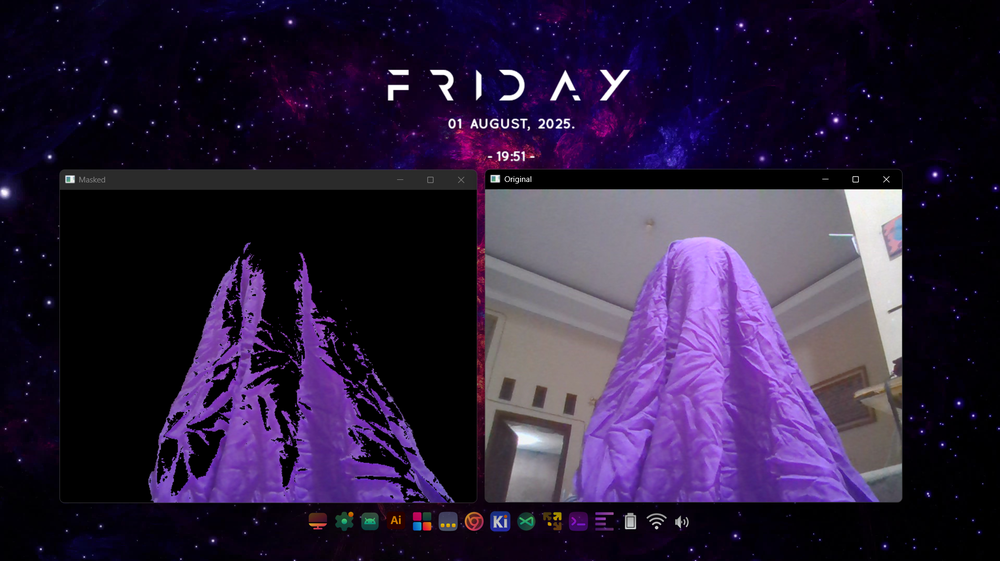
#> input picture Hasil-HSV.png, 1000 x 561 px, shrunk from 1919 x 1076 before the run, given in place of the camera
$ python Object-Color-Tracking.py
#> lines starting #> are read from the running program, lines starting #| are printed output that depends on the picture; after the words box and inside, x2 and y2 are one past the last pixel; in counts of white or black regions, pixels touching at a corner belong together
import cv2
import numpy as np

def nothing(x):
    pass

cv2.namedWindow("Trackbars")

# Buat trackbars
cv2.createTrackbar("L-H", "Trackbars", 0, 179, nothing)
#> slider 'L-H' is set to 35
cv2.createTrackbar("L-S", "Trackbars", 0, 255, nothing)
#> slider 'L-S' is set to 51
cv2.createTrackbar("L-V", "Trackbars", 0, 255, nothing)
#> slider 'L-V' is set to 51
cv2.createTrackbar("U-H", "Trackbars", 179, 179, nothing)
cv2.createTrackbar("U-S", "Trackbars", 255, 255, nothing)
cv2.createTrackbar("U-V", "Trackbars", 255, 255, nothing)

cap = cv2.VideoCapture(0)

while cap.isOpened():
    ret, frame = cap.read()
#> frame is the input picture: shape (561, 1000, 3); mean B, G, R 59.7, 31.9, 45.3
    if not ret:
        break

    hsv = cv2.cvtColor(frame, cv2.COLOR_BGR2HSV)
#> hsv: shape (561, 1000, 3); mean H, S, V 99.9, 147.2, 61.1

    # Ambil nilai trackbar
    l_h = cv2.getTrackbarPos("L-H", "Trackbars")
    l_s = cv2.getTrackbarPos("L-S", "Trackbars")
    l_v = cv2.getTrackbarPos("L-V", "Trackbars")
    u_h = cv2.getTrackbarPos("U-H", "Trackbars")
    u_s = cv2.getTrackbarPos("U-S", "Trackbars")
    u_v = cv2.getTrackbarPos("U-V", "Trackbars")

    lower_bound = np.array([l_h, l_s, l_v])
    upper_bound = np.array([u_h, u_s, u_v])

    mask = cv2.inRange(hsv, lower_bound, upper_bound)
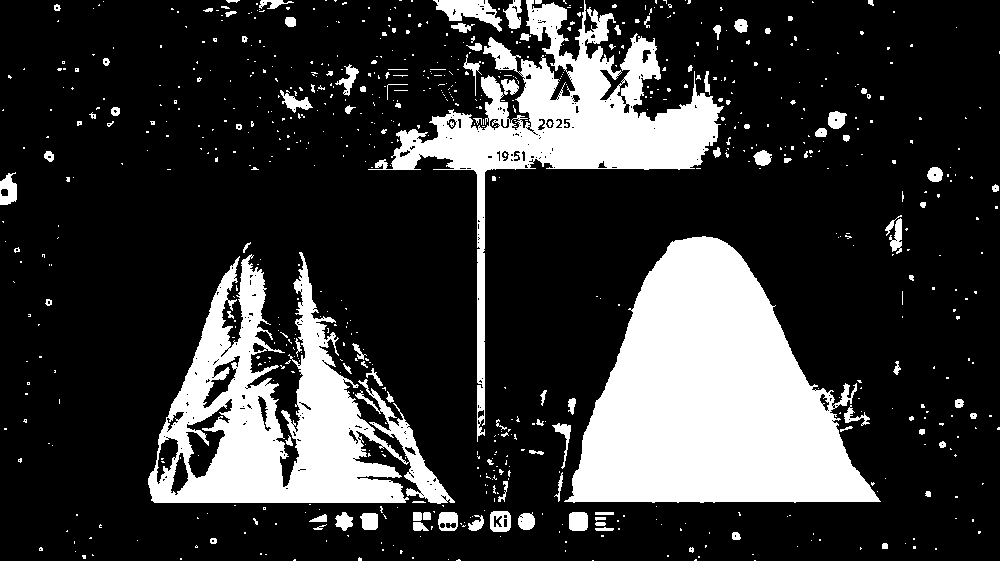
#> mask: shape (561, 1000); 21.9% white; 766 white regions (656 under 20 px), largest, box (x1, y1, x2, y2) and area: (564, 236, 881, 503) 50928, (148, 252, 455, 504) 31348, (368, 0, 724, 442) 27503
    result = cv2.bitwise_and(frame, frame, mask=mask)
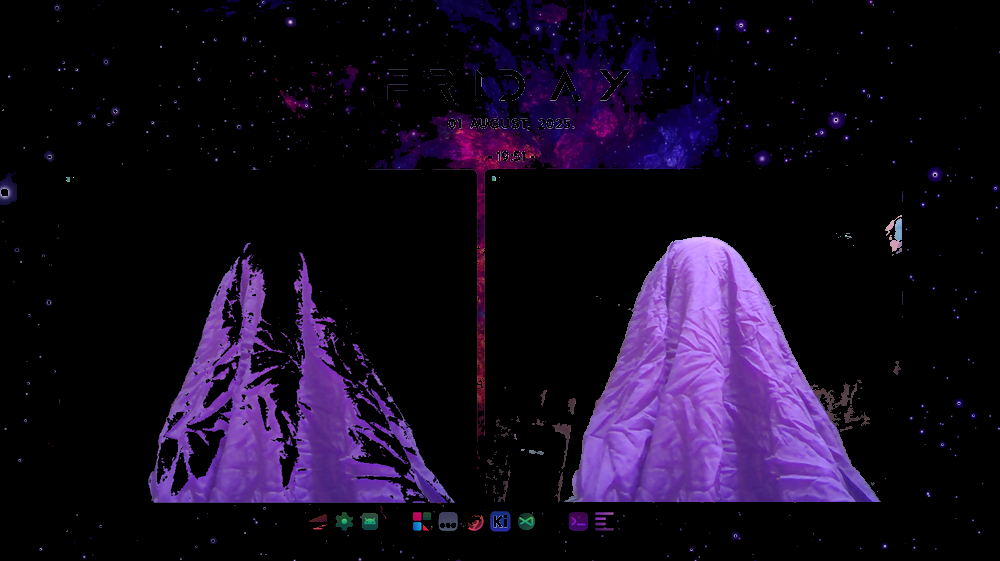
#> result: shape (561, 1000, 3); mean B, G, R 31.7, 11.9, 21.6

    cv2.imshow("Original", frame)
    cv2.imshow("Masked", result)

    if cv2.waitKey(1) & 0xFF == 27:  # ESC untuk keluar
#> (key Esc is pressed here)
        break

cap.release()
cv2.destroyAllWindows()
